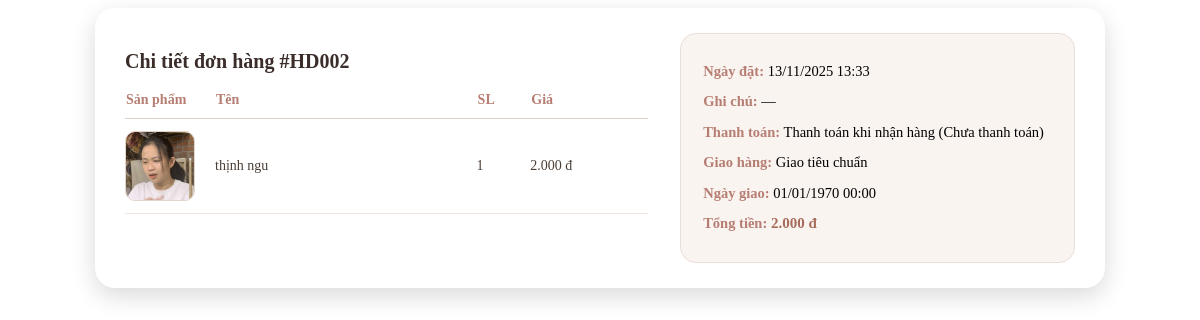
Page /get_orders_detail.php?id=HD002 on the committed database.
### tables this page shows
CREATE TABLE `order_details` (
  `order_detail_id` varchar(10) NOT NULL,
  `order_id` varchar(10) NOT NULL,
  `product_id` varchar(10) NOT NULL,
  `quantity` int(11) NOT NULL DEFAULT 1,
  `unit_price` decimal(10,2) NOT NULL
);

CREATE TABLE `products` (
  `product_id` varchar(10) NOT NULL,
  `category_id` varchar(10) DEFAULT NULL,
  `product_name` varchar(100) NOT NULL,
  `price` decimal(10,2) NOT NULL,
  `stock` int(11) DEFAULT 0,
  `image_url` varchar(255) DEFAULT NULL,
  `created_at` datetime DEFAULT current_timestamp(),
  `updated_at` datetime DEFAULT current_timestamp() ON UPDATE current_timestamp()
);

CREATE TABLE `orders` (
  `order_id` varchar(10) NOT NULL,
  `user_id` varchar(10) NOT NULL,
  `order_date` datetime DEFAULT current_timestamp(),
  `status` enum('Chờ xác nhận','Đang xử lý','Đang giao hàng','Đã giao','Đã hủy') DEFAULT 'Chờ xác nhận',
  `total_amount` decimal(12,2) DEFAULT 0.00,
  `note` text DEFAULT NULL,
  `payment_status` enum('Chưa thanh toán','Đã thanh toán','Đã hoàn tiền') DEFAULT 'Chưa thanh toán',
  `ship_date` datetime DEFAULT NULL,
  `payment_method_id` varchar(10) DEFAULT NULL,
  `delivery_method_id` varchar(10) DEFAULT NULL
);

CREATE TABLE `payment_methods` (
  `payment_method_id` varchar(10) NOT NULL,
  `method_name` varchar(50) NOT NULL,
  `payment_description` text DEFAULT NULL
);

CREATE TABLE `delivery_methods` (
  `delivery_method_id` varchar(10) NOT NULL,
  `method_name` varchar(50) NOT NULL,
  `delivery_description` text DEFAULT NULL,
  `fee` decimal(10,2) DEFAULT 0.00
);

### config.php (called while the page is built, shortened)
<?php
function getImagePath($fileOrId) {
    $protocol = (!empty($_SERVER['HTTPS']) && $_SERVER['HTTPS'] !== 'off') ? "https" : "http";
    $host = $_SERVER['HTTP_HOST'];
    $currentDir = rtrim(dirname($_SERVER['SCRIPT_NAME']), "/\\");
    $baseUrl = $protocol . "://" . $host;
    $projectRoot = explode("/", trim($currentDir, "/"));
    $projectRoot = "/" . $projectRoot[0];
    $rootUrl = $baseUrl . $projectRoot;
    return $rootUrl . "/assets/images/" . $fileOrId;
}
?>

### get_orders_detail.php (the view, shortened to what this page needs)
<?php
include 'include/db_connect.php';
include 'config.php';
$order_id = $_GET['id'];
$sql = "SELECT o.*, pm.method_name AS payment_method, dm.method_name AS delivery_method
        FROM orders o
        LEFT JOIN payment_methods pm ON o.payment_method_id = pm.payment_method_id
        LEFT JOIN delivery_methods dm ON o.delivery_method_id = dm.delivery_method_id
        WHERE o.order_id = ?";
$stmt = $conn->prepare($sql);
$stmt->bind_param("s", $order_id);
$stmt->execute();
$order = $stmt->get_result()->fetch_assoc();
$sql_items = "SELECT od.*, p.product_name, p.image_url
              FROM order_details od
              JOIN products p ON od.product_id = p.product_id
              WHERE od.order_id = ?";
$stmt_items = $conn->prepare($sql_items);
$stmt_items->bind_param("s", $order_id);
$stmt_items->execute();
$items = $stmt_items->get_result();
$order_date = date("d/m/Y H:i", strtotime($order["order_date"]));
$ship_date  = date("d/m/Y H:i", strtotime($order["ship_date"]));
?>
<link rel="stylesheet" href="/XAYDUNGHTTT_WEBBANHOA/assets/css/get_orders_detail.css">
<div class="order-detail-wrapper">
    <div class="order-left">
        <h2 class="detail-title">
            Chi tiết đơn hàng <strong>#<?= $order_id ?></strong>
        </h2>
        <table class="order-table">
            <tr>
                <th>Sản phẩm</th>
                <th>Tên</th>
                <th>SL</th>
                <th>Giá</th>
            </tr>
            <?php while ($item = $items->fetch_assoc()): ?>
                <tr>
                    <td>
                        <?php $img = getImagePath($item['image_url']); ?>
                        <img src="<?= $img ?>" class="product-thumb">
                    </td>
                    <td><?= $item['product_name'] ?></td>
                    <td><?= $item['quantity'] ?></td>
                    <td><?= number_format($item['unit_price'], 0, ',', '.') ?> đ</td>
                </tr>
            <?php endwhile; ?>
        </table>
    </div>
    <div class="order-right">
        <p><span class="label">Ngày đặt:</span> <?= $order_date ?></p>
        <p><span class="label">Ghi chú:</span>
            <?= $order['note'] ? htmlspecialchars($order['note']) : '—' ?>
        </p>
        <p><span class="label">Thanh toán:</span>
            <?= $order['payment_method'] ?> (<?= $order['payment_status'] ?>)
        </p>
        <p><span class="label">Giao hàng:</span> <?= $order['delivery_method'] ?></p>
        <p><span class="label">Ngày giao:</span> <?= $ship_date ?></p>
        <p><span class="label">Tổng tiền:</span>
            <strong><?= number_format($order['total_amount'], 0, ',', '.') ?> đ</strong>
        </p>
    </div>
</div>

### assets/css/get_orders_detail.css (style rules this page uses)
.order-detail-wrapper * { box-sizing: border-box; font-family: inherit; }
.order-detail-wrapper { background: #ffffff; padding: 25px 30px; border-radius: 20px; max-width: 950px; margin: auto; box-shadow: 0 8px 24px rgba(0, 0, 0, 0.15); display: flex; gap: 32px; animation: fadeIn 0.25s ease-out; }
.order-left { flex: 1.5; }
.order-right { flex: 1; background: #faf4f1; padding: 18px 22px; border-radius: 16px; border: 1px solid #eaded8; }
.detail-title { font-size: 20px; font-weight: 700; margin-bottom: 18px; color: #3b2e2a; text-align: left; }
.order-table { width: 100%; border-collapse: collapse; margin-bottom: 15px; }
.order-table th { padding-bottom: 10px; font-size: 14px; font-weight: 600; color: #b67d72; border-bottom: 1.5px solid #e2cfc4; text-align: left; }
.order-table td { padding: 12px 0; border-bottom: 1px solid #f0e6df; font-size: 14px; color: #4b3f36; vertical-align: middle; }
.order-table th:nth-child(1), .order-table td:nth-child(1) { width: 90px; }
.order-table th:nth-child(2), .order-table td:nth-child(2) { width: 50%; }
.product-thumb { width: 70px; height: 70px; border-radius: 10px; object-fit: cover; border: 1px solid #e2d4c8; }
.order-right p { margin: 8px 0; font-size: 14.5px; line-height: 1.55; }
.label { font-weight: 600; color: #b67d72; }
.order-right strong { color: #a86b5a; font-size: 15px; }

### rows in the picture
order_details: product.image_url (picture), product.product_name "thịnh ngu", quantity "1", unit_price "2.000"
orders: order_date "13/11/2025 13:33", payment_method.method_name "Thanh toán khi nhận hàng", payment_status "Chưa thanh toán", delivery_method.method_name "Giao tiêu chuẩn", ship_date "01/01/1970 00:00", total_amount "2.000"

### other values in the picture
$order_id "HD002"
